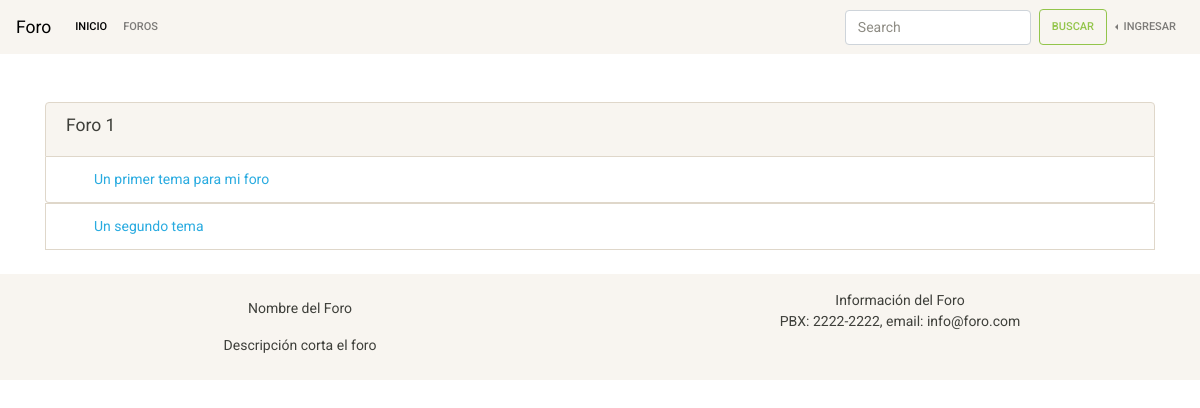
Before: /forum/foro-1/ with the older database file.
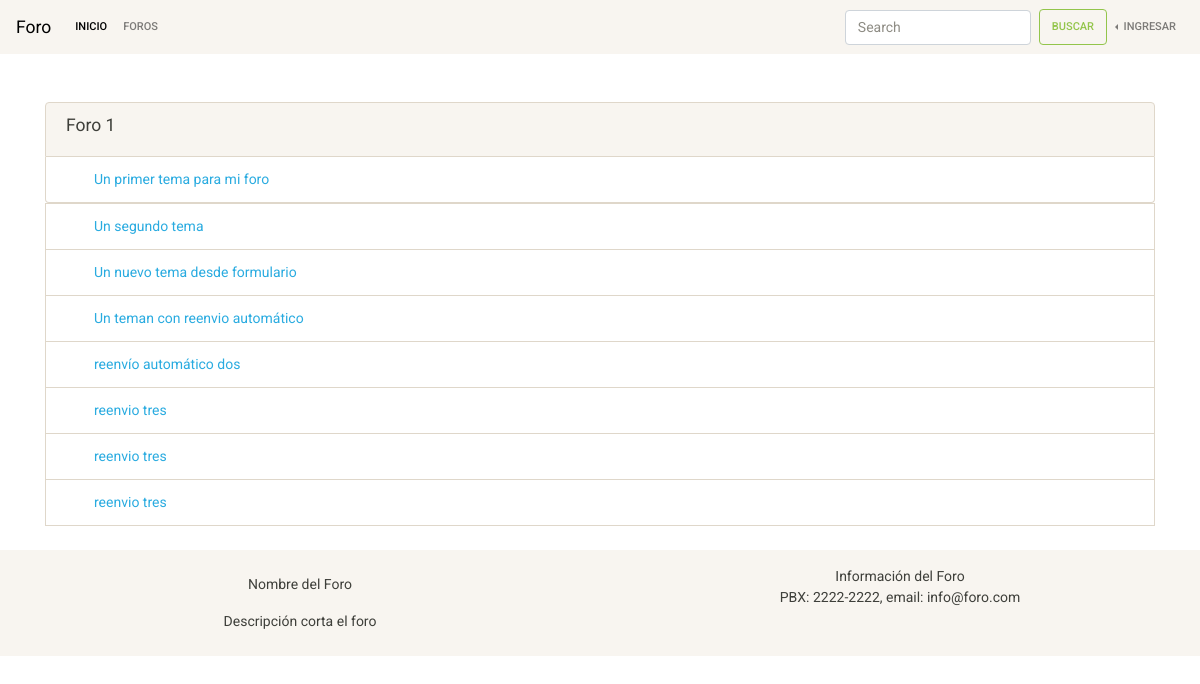
After: the same page with the newer database file.
### apps/forum/models.py (models this page shows, shortened)
class Forum(models.Model):
    title = models.CharField(_("Title"), max_length=200150, unique=True)
    description = models.CharField(_("Description"), max_length=250)
    section = models.ForeignKey(Section, on_delete=models.CASCADE)
    slug = models.SlugField(max_length=50, unique=True)

class Subject(models.Model):
    author = models.ForeignKey(settings.AUTH_USER_MODEL, on_delete=models.CASCADE,)
    title = title = models.CharField(_("Title"), max_length=150)
    publish_date = models.DateTimeField(_("Date of publication"), auto_now_add=True)
    text = models.TextField(_("Text"),)
    forum = models.ForeignKey(Forum, on_delete=models.CASCADE)
    slug = models.SlugField(max_length=50, unique=True)
    def get_absolute_url(self):
        return reverse("subject_detail", kwargs={"slug": self.slug})

### apps/forum/views.py (the view)
# urls.py: path('<slug:slug>/', ForumsDetailView.as_view(), name='forums_detail'),
class ForumsDetailView(DetailView):
    model = Forum
    template_name = "forum/forums.html"

### apps/forum/templates/forum/forums.html (shortened to what this page needs)
{% extends 'base.html' %}
{% load i18n %}
{% block content %}
<div class="container">
  <div class="row">
    <div class="col-12">
      <ul class="list-group pt-5">
        <li class="list-group-item bg-light">
          <h5>{{ object.title }}</h5>
        </li>
        {% for subject in object.subject_set.all %}
        <li class="list-group-item pl-5"><a class="text-info"
            href="{{ subject.get_absolute_url }}">{{ subject.title }}</a></li>
      </ul>
      {% endfor %}
    </div>
  </div>
</div>
{% endblock content %}

### templates/base.html (shortened to what this page needs)
{% load i18n %}
<!doctype html>
<html lang="en">
<head>
  <link href="https://stackpath.bootstrapcdn.com/bootswatch/4.4.1/sandstone/bootstrap.min.css" rel="stylesheet">
</head>
<body>
  <nav class="navbar navbar-expand-lg navbar-light bg-light">
    <a class="navbar-brand" href="{% url 'home' %}">{% trans "Forum" %}</a>
    <div class="collapse navbar-collapse" id="navbarSupportedContent">
      <ul class="navbar-nav mr-auto">
        <li class="nav-item active">
          <a class="nav-link" href="{% url 'home' %}">{% trans "Home" %}<span class="sr-only">(current)</span></a>
        </li>
        <li class="nav-item">
          <a class="nav-link" href="{% url 'forum' %}">{% trans "Forums" %}</a>
        </li>
      </ul>
      <form class="form-inline my-2 my-lg-0 ml-auto">
        <input class="form-control mr-sm-2" type="search" placeholder="Search" aria-label="Search">
        <button class="btn btn-outline-success my-2 my-sm-0" type="submit">{% trans "Search" %}</button>
      </form>
      {% if user.is_authenticated %}
      <ul class="navbar-nav">
        <li class="nav-item dropleft">
          <a class="nav-link dropdown-toggle" href="#" id="navbarDropdown" role="button" data-toggle="dropdown"
            aria-haspopup="true" aria-expanded="false">
            {{ user.username }}
          </a>
          <div class="dropdown-menu" aria-labelledby="navbarDropdown">
            <a class="dropdown-item" href="{% url 'logout' %}">{% trans "Logout" %}</a>
            <a class="dropdown-item" href="{% url 'password_change' %}">{% trans "Change my password" %}</a>
            <div class="dropdown-divider"></div>
            <a class="dropdown-item" href="#">{% trans "Profile" %}</a>
          </div>
        </li>
      </ul>
      {% else %}
      <ul class="navbar-nav">
        <li class="nav-item dropleft">
          <a class="nav-link dropdown-toggle" href="{% url 'signup' %}" id="navbarDropdown" role="button"
            data-toggle="dropdown" aria-haspopup="true" aria-expanded="false">
            {% trans "Login" %}
          </a>
        </li>
      </ul>
      {% endif %}
    </div>
  </nav>
  {% block content %}{% endblock content %}
  <footer class="container-fluid bg-light">
    <div class="conteiner-fluid mt-4 mb-4 pb-2">
      <div class="row">
        <div class="col-12 col-md-6">
          <p class=" text-center mt-3 pt-2">{% trans "Forum name" %}</p>
          <p class="text-center">{% trans "Short forum description" %}</p>
        </div>
        <div class="col-12 col-md-6 ">
          <p class="modal-body text-center">{% trans "Forum Info" %}<br>
            PBX: 2222-2222, email: info@foro.com</p>
        </div>
      </div>
    </div>
  </footer>
</body>
</html>

Changed rows visible on the page:
added Subject: title "Un nuevo tema desde formulario"
added Subject: title "Un teman con reenvio automático"
added Subject: title "reenvío automático dos"
added Subject: title "reenvio tres"
added Subject: title "reenvio tres"
added Subject: title "reenvio tres"
